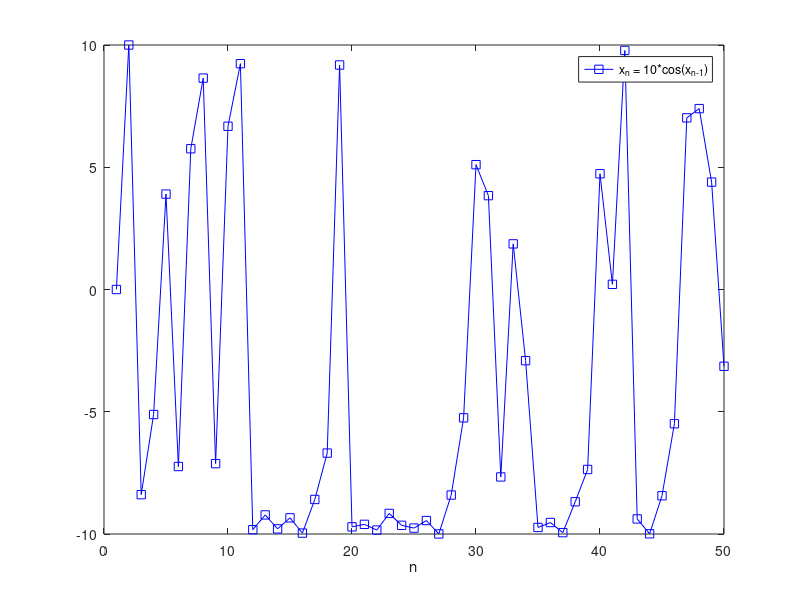
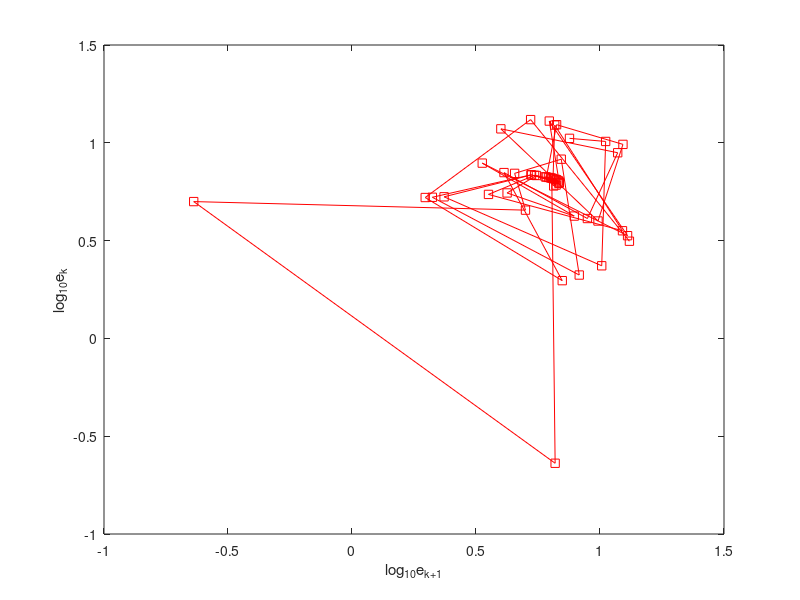

These charts were generated, in order, by the following MATLAB code:
N = 50;
cossenos = zeros(N,1);
x = 0;
cossenos(1) = x;

for i=2:N
    cossenos(i) =  10*cos(cossenos(i-1));
end

%syms y
%eq = cos(y) == y;
%s = solve(eq,y);

s = cossenos(end);
%mu = abs(cossenos(30 + 1) - s)/abs(cossenos(30) - s);

ek = abs(cossenos(1:N-1) - s);
log_ek = log10(ek);

I = 20;
order = (log_ek(I+1) - log_ek(I))/(log_ek(I) - log_ek(I - 1));

figure();
plot(1:N, cossenos, "-sb"); hold on
xlabel('n');
%ylabel('x');
legend('x_n = 10*cos(x_{n-1})');
set(gcf,'PaperSize',[10 10]);
print(gcf,'10cos_point_fixe', '-dpdf', '-r300', '-bestfit');

figure();
plot(log_ek(2:N-1), log_ek(1:N-2), "-sr"); hold on
xlabel('log_{10}e_{k+1}');
ylabel('log_{10}e_{k}');
%legend('ek = cos(x_n) - s');
set(gcf,'PaperSize',[10 10]);
print(gcf,'10log_ek_fp', '-dpdf', '-r300', '-bestfit');
 